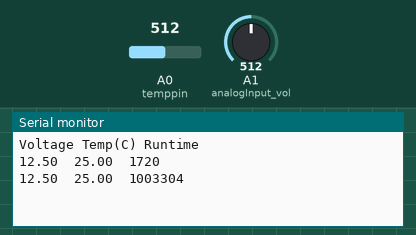
The sketch below on a simulated Arduino Uno, built with avr-gcc and run on an emulated ATmega328P. On the bench: the last lines printed to the serial monitor. The test bench sets the inputs (shaded band); at power-on: A0 (temppin) = 512, A1 (analogInput_vol) = 512.

Above: at 1.8 s.
1.9 s: A0 (temppin) set to 716
At 2.8 s:
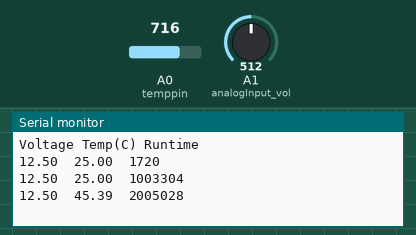
3.4 s: A1 (analogInput_vol) set to 716
At 4.7 s:
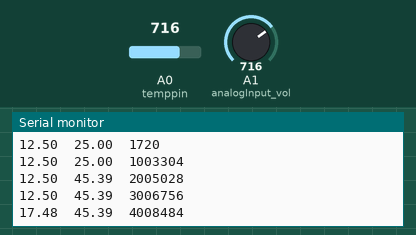
4.9 s: A0 (temppin) set to 900
At 5.8 s:
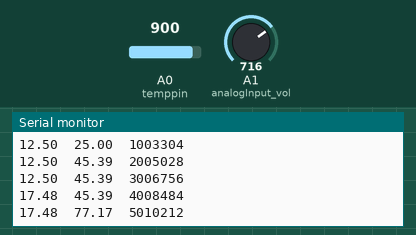
6.4 s: A1 (analogInput_vol) set to 900
At 7.6 s:
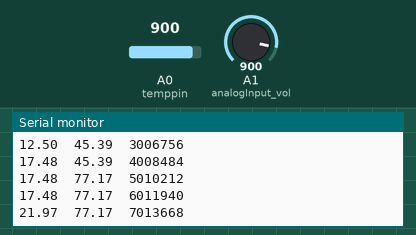
Timing chart, 0 to 8.9 s (numbered marks = the images above; inputs shaded):
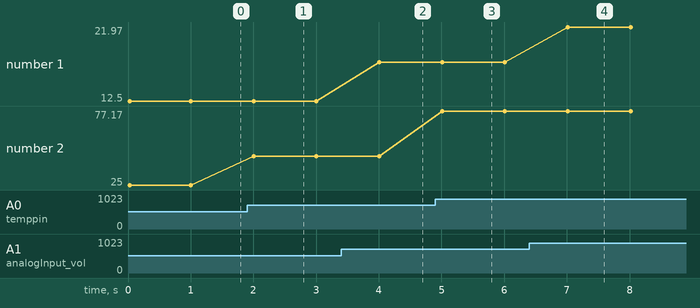

Measured:
- after the input at 1.9 s, the serial monitor: prints a new line after 0.10 s (image 1)
- after the input at 3.4 s, the serial monitor: prints a new line after 0.61 s (image 2)
- after the input at 4.9 s, the serial monitor: prints a new line after 0.11 s (image 3)
- after the input at 6.4 s, the serial monitor: prints a new line after 0.61 s (image 4)
- plotted number 1: 12.5 → 17.48 after the input at 3.4 s, 17.48 → 21.97 after the input at 6.4 s
- plotted number 2: 25 → 45.39 after the input at 1.9 s, 45.39 → 77.17 after the input at 4.9 s

The sketch:

05.VoltageSensor.ino
```cpp
// Variables for Recording Temp
int temppin = A0;
unsigned long runMillis;
double thermoresist;

// Variables for Recording Voltage
int analogInput_vol = A1;
float vout = 0.0;
float vin = 0.0;
float R1 = 30000.0;  // Onboard resistor 1 value
float R2 = 7500.0;   // Onboard resistor 2 value
int svalue = 0;

void setup() {
  Serial.begin(9600);
  Serial.println("Voltage Temp(C) Runtime");
  pinMode(temppin, INPUT);
  pinMode(analogInput_vol, INPUT);
}

void loop() {
  int reading = analogRead(temppin);
  double thermoresist = 10000.0 * ((1024.0 / reading - 1));
  double logofthermoresist = log(thermoresist);
  double tempK = 1 / (0.001129148 + (0.000234125 + (0.0000000876741 * logofthermoresist * logofthermoresist)) * logofthermoresist);
  float tempC = tempK - 273.15;
  float tempF = (tempC * 9.0)/5.0 + 32.0;

  svalue = analogRead(analogInput_vol); // This reads the value from the sensor
  vout = (svalue * 5.0) / 1024.0;
  vin = vout / (R2 / (R1 + R2));

  Serial.print(vin);
  Serial.print("\t");
  Serial.print(tempC);
  Serial.print("\t");
  runMillis = micros();
  Serial.println(runMillis);

  delay(1000);
}
```
